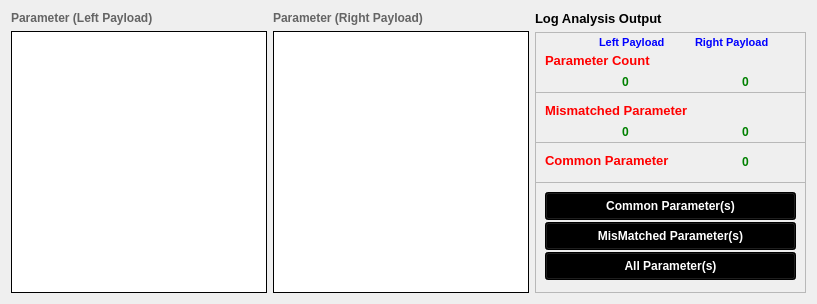
          <widget class="QWidget" name="ComparisonResult">
           <attribute name="title">
            <string>Comparison Result</string>
           </attribute>
           <layout class="QHBoxLayout" name="horizontalLayout_7">
            <item>
             <layout class="QVBoxLayout" name="verticalLayout_8">
              <item>
               <widget class="QLabel" name="ParameterLeftPayloadlabel">
                <property name="font">
                 <font>
                  <weight>75</weight>
                  <bold>true</bold>
                 </font>
                </property>
                <property name="styleSheet">
                 <string notr="true">QLabel{

color:rgb(100,100,100);

}</string>
                </property>
                <property name="text">
                 <string>Parameter (Left Payload)</string>
                </property>
               </widget>
              </item>
              <item>
               <widget class="QTableView" name="ParameterLeftPayloadtableView">
                <property name="styleSheet">
                 <string notr="true">QTableView{

border:1px solid black

}</string>
                </property>
               </widget>
              </item>
             </layout>
            </item>
            <item>
             <layout class="QVBoxLayout" name="verticalLayout_9">
              <item>
               <widget class="QLabel" name="ParameterRightPayloadlabel">
                <property name="font">
                 <font>
                  <weight>75</weight>
                  <bold>true</bold>
                 </font>
                </property>
                <property name="styleSheet">
                 <string notr="true">QLabel{

color:rgb(100,100,100);

}</string>
                </property>
                <property name="text">
                 <string>Parameter (Right Payload)</string>
                </property>
               </widget>
              </item>
              <item>
               <widget class="QTableView" name="ParameterRightPayloadtableView">
                <property name="styleSheet">
                 <string notr="true">QTableView{

border:1px solid black

}</string>
                </property>
               </widget>
              </item>
             </layout>
            </item>
            <item>
             <layout class="QVBoxLayout" name="verticalLayout_10">
              <item>
               <widget class="QLabel" name="label_4">
                <property name="font">
                 <font>
                  <pointsize>10</pointsize>
                  <weight>75</weight>
                  <bold>true</bold>
                 </font>
                </property>
                <property name="text">
                 <string>Log Analysis Output</string>
                </property>
               </widget>
              </item>
              <item>
               <widget class="QFrame" name="frame">
                <property name="minimumSize">
                 <size>
                  <width>271</width>
                  <height>261</height>
                 </size>
                </property>
                <property name="frameShape">
                 <enum>QFrame::StyledPanel</enum>
                </property>
                <property name="frameShadow">
                 <enum>QFrame::Raised</enum>
                </property>
                <widget class="QFrame" name="frame_2">
                 <property name="geometry">
                  <rect>
                   <x>0</x>
                   <y>0</y>
                   <width>271</width>
                   <height>61</height>
                  </rect>
                 </property>
                 <property name="frameShape">
                  <enum>QFrame::StyledPanel</enum>
                 </property>
                 <property name="frameShadow">
                  <enum>QFrame::Raised</enum>
                 </property>
                 <widget class="QLabel" name="label">
                  <property name="geometry">
                   <rect>
                    <x>64</x>
                    <y>0</y>
                    <width>81</width>
                    <height>20</height>
                   </rect>
                  </property>
                  <property name="font">
                   <font>
                    <pointsize>8</pointsize>
                    <weight>75</weight>
                    <bold>true</bold>
                   </font>
                  </property>
                  <property name="styleSheet">
                   <string notr="true">QLabel{

color:blue;

}</string>
                  </property>
                  <property name="text">
                   <string>Left Payload</string>
                  </property>
                 </widget>
                 <widget class="QLabel" name="label_2">
                  <property name="geometry">
                   <rect>
                    <x>160</x>
                    <y>0</y>
                    <width>91</width>
                    <height>20</height>
                   </rect>
                  </property>
                  <property name="font">
                   <font>
                    <pointsize>8</pointsize>
                    <weight>75</weight>
                    <bold>true</bold>
                   </font>
                  </property>
                  <property name="styleSheet">
                   <string notr="true">QLabel{

color:blue;

}</string>
                  </property>
                  <property name="text">
                   <string>Right Payload</string>
                  </property>
                 </widget>
                 <widget class="QLabel" name="label_3">
                  <property name="geometry">
                   <rect>
                    <x>10</x>
                    <y>20</y>
                    <width>171</width>
                    <height>16</height>
                   </rect>
                  </property>
                  <property name="font">
                   <font>
                    <pointsize>10</pointsize>
                    <weight>75</weight>
                    <bold>true</bold>
                   </font>
                  </property>
                  <property name="styleSheet">
                   <string notr="true">QLabel{

color:red;

}</string>
                  </property>
                  <property name="text">
                   <string>Parameter Count</string>
                  </property>
                 </widget>
                 <widget class="QLabel" name="LeftPayloadParameterCountlabel">
                  <property name="geometry">
                   <rect>
                    <x>70</x>
                    <y>40</y>
                    <width>41</width>
                    <height>20</height>
                   </rect>
                  </property>
                  <property name="font">
                   <font>
                    <pointsize>9</pointsize>
                    <weight>75</weight>
                    <bold>true</bold>
                   </font>
                  </property>
                  <property name="styleSheet">
                   <string notr="true">QLabel{

color:green;

}</string>
                  </property>
                  <property name="text">
                   <string>0</string>
                  </property>
                  <property name="alignment">
                   <set>Qt::AlignCenter</set>
                  </property>
                 </widget>
                 <widget class="QLabel" name="RightPayloadParameterCountlabel">
                  <property name="geometry">
                   <rect>
                    <x>190</x>
                    <y>40</y>
                    <width>41</width>
                    <height>20</height>
                   </rect>
                  </property>
                  <property name="font">
                   <font>
                    <pointsize>9</pointsize>
                    <weight>75</weight>
                    <bold>true</bold>
                   </font>
                  </property>
                  <property name="styleSheet">
                   <string notr="true">QLabel{

color:green;

}</string>
                  </property>
                  <property name="text">
                   <string>0</string>
                  </property>
                  <property name="alignment">
                   <set>Qt::AlignCenter</set>
                  </property>
                 </widget>
                </widget>
                <widget class="QFrame" name="frame_3">
                 <property name="geometry">
                  <rect>
                   <x>0</x>
                   <y>60</y>
                   <width>271</width>
                   <height>51</height>
                  </rect>
                 </property>
                 <property name="frameShape">
                  <enum>QFrame::StyledPanel</enum>
                 </property>
                 <property name="frameShadow">
                  <enum>QFrame::Raised</enum>
                 </property>
                 <widget class="QLabel" name="label_8">
                  <property name="geometry">
                   <rect>
                    <x>10</x>
                    <y>10</y>
                    <width>211</width>
                    <height>16</height>
                   </rect>
                  </property>
                  <property name="font">
                   <font>
                    <pointsize>10</pointsize>
                    <weight>75</weight>
                    <bold>true</bold>
                   </font>
                  </property>
                  <property name="styleSheet">
                   <string notr="true">QLabel{

color:red;

}</string>
                  </property>
                  <property name="text">
                   <string>Mismatched Parameter</string>
                  </property>
                 </widget>
                 <widget class="QLabel" name="LeftMisCountlabel">
                  <property name="geometry">
                   <rect>
                    <x>70</x>
                    <y>30</y>
                    <width>41</width>
                    <height>20</height>
                   </rect>
                  </property>
                  <property name="font">
                   <font>
                    <pointsize>9</pointsize>
                    <weight>75</weight>
                    <bold>true</bold>
                   </font>
                  </property>
                  <property name="styleSheet">
                   <string notr="true">QLabel{

color:green;

}</string>
                  </property>
                  <property name="text">
                   <string>0</string>
                  </property>
                  <property name="alignment">
                   <set>Qt::AlignCenter</set>
                  </property>
                 </widget>
                 <widget class="QLabel" name="RightMisCountlabel">
                  <property name="geometry">
                   <rect>
                    <x>190</x>
                    <y>30</y>
                    <width>41</width>
                    <height>20</height>
                   </rect>
                  </property>
                  <property name="font">
                   <font>
                    <pointsize>9</pointsize>
                    <weight>75</weight>
                    <bold>true</bold>
                   </font>
                  </property>
                  <property name="styleSheet">
                   <string notr="true">QLabel{

color:green;

}</string>
                  </property>
                  <property name="text">
                   <string>0</string>
                  </property>
                  <property name="alignment">
                   <set>Qt::AlignCenter</set>
                  </property>
                 </widget>
                </widget>
                <widget class="QFrame" name="frame_4">
                 <property name="geometry">
                  <rect>
                   <x>0</x>
                   <y>110</y>
                   <width>271</width>
                   <height>41</height>
                  </rect>
                 </property>
                 <property name="frameShape">
                  <enum>QFrame::StyledPanel</enum>
                 </property>
                 <property name="frameShadow">
                  <enum>QFrame::Raised</enum>
                 </property>
                 <widget class="QLabel" name="label_11">
                  <property name="geometry">
                   <rect>
                    <x>10</x>
                    <y>10</y>
                    <width>181</width>
                    <height>16</height>
                   </rect>
                  </property>
                  <property name="font">
                   <font>
                    <pointsize>10</pointsize>
                    <weight>75</weight>
                    <bold>true</bold>
                   </font>
                  </property>
                  <property name="styleSheet">
                   <string notr="true">QLabel{

color:red;

}</string>
                  </property>
                  <property name="text">
                   <string>Common Parameter</string>
                  </property>
                 </widget>
                 <widget class="QLabel" name="CommonCountlabel">
                  <property name="geometry">
                   <rect>
                    <x>190</x>
                    <y>10</y>
                    <width>41</width>
                    <height>20</height>
                   </rect>
                  </property>
                  <property name="font">
                   <font>
                    <pointsize>9</pointsize>
                    <weight>75</weight>
                    <bold>true</bold>
                   </font>
                  </property>
                  <property name="styleSheet">
                   <string notr="true">QLabel{

color:green;

}</string>
                  </property>
                  <property name="text">
                   <string>0</string>
                  </property>
                  <property name="alignment">
                   <set>Qt::AlignCenter</set>
                  </property>
                 </widget>
                </widget>
                <widget class="QPushButton" name="CommonParameterpushButton">
                 <property name="geometry">
                  <rect>
                   <x>10</x>
                   <y>160</y>
                   <width>251</width>
                   <height>28</height>
                  </rect>
                 </property>
                 <property name="font">
                  <font>
                   <pointsize>9</pointsize>
                   <weight>75</weight>
                   <bold>true</bold>
                  </font>
                 </property>
                 <property name="styleSheet">
                  <string notr="true">QPushButton{

background-color:black;
color:white;

}</string>
                 </property>
                 <property name="text">
                  <string>Common Parameter(s)</string>
                 </property>
                </widget>
                <widget class="QPushButton" name="MisMatchedParameterpushButton">
                 <property name="geometry">
                  <rect>
                   <x>10</x>
                   <y>190</y>
                   <width>251</width>
                   <height>28</height>
                  </rect>
                 </property>
                 <property name="font">
                  <font>
                   <pointsize>9</pointsize>
                   <weight>75</weight>
                   <bold>true</bold>
                  </font>
                 </property>
                 <property name="styleSheet">
                  <string notr="true">QPushButton{

background-color:black;
color:white;

}</string>
                 </property>
                 <property name="text">
                  <string>MisMatched Parameter(s)</string>
                 </property>
                </widget>
                <widget class="QPushButton" name="AllParameterpushButton">
                 <property name="geometry">
                  <rect>
                   <x>10</x>
                   <y>220</y>
                   <width>251</width>
                   <height>28</height>
                  </rect>
                 </property>
                 <property name="font">
                  <font>
                   <pointsize>9</pointsize>
                   <weight>75</weight>
                   <bold>true</bold>
                  </font>
                 </property>
                 <property name="styleSheet">
                  <string notr="true">QPushButton{

background-color:black;
color:white;

}</string>
                 </property>
                 <property name="text">
                  <string>All Parameter(s)</string>
                 </property>
                </widget>
               </widget>
              </item>
             </layout>
            </item>
           </layout>
          </widget>
